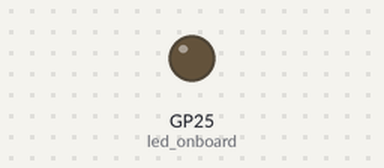
The program below on a simulated Raspberry Pi Pico running MicroPython. Shown: output pins drawn as LEDs (lit = HIGH). The modem accepts every AT command (registered, SIM ready, sends succeed) and sends nothing else; the modem answers ERROR to commands that open or use a data connection; what the program prints to the serial console is not drawn.

Above: at 0.1 s.
At 0.6 s:
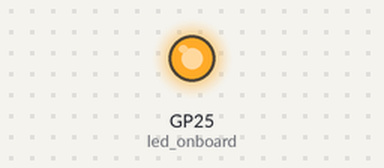
Timing chart, 0 to 3.0 s (numbered marks = the images above):
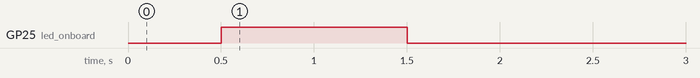

The program:

mpyPico_ESP-01S_TCPclient_2021-02-21a.py
```python
import uos
import machine
import utime
"""
Raspberry Pi Pico/MicroPython + ESP-01S exercise

ESP-01S(ESP8266) with AT-command firmware:
AT version:1.7.4.0(May 11 2020 19:13:04)

Pico send AT command to ESP-01S via UART,
- set in station mode
- join AP
- connect to server ip:port 9999
- send text and wait response
"""
#server port & ip hard-coded,
#have to match with server side setting
server_ip="IP del servidor que se obtiene del comando ipconfig"
server_port=9999

print()
print("Machine: \t" + uos.uname()[4])
print("MicroPython: \t" + uos.uname()[3])

#indicate program started visually
led_onboard = machine.Pin(25, machine.Pin.OUT)
led_onboard.value(0)     # onboard LED OFF/ON for 0.5/1.0 sec
utime.sleep(0.5)
led_onboard.value(1)
utime.sleep(1.0)
led_onboard.value(0)

uart0 = machine.UART(0, baudrate=115200)
print(uart0)

def sendCMD_waitResp(cmd, uart=uart0, timeout=2000):
    print("CMD: " + cmd)
    uart.write(cmd)
    waitResp(uart, timeout)
    print()

def waitResp(uart=uart0, timeout=2000):
    prvMills = utime.ticks_ms()
    resp = b""
    while (utime.ticks_ms()-prvMills)<timeout:
        if uart.any():
            resp = b"".join([resp, uart.read(1)])
    print("resp:")
    try:
        print(resp.decode())
    except UnicodeError:
        print(resp)

# send CMD to uart,
# wait and show response without return
def sendCMD_waitAndShow(cmd, uart=uart0):
    print("CMD: " + cmd)
    uart.write(cmd)
    while True:
        print(uart.readline())

def espSend(text="test", uart=uart0):
    sendCMD_waitResp('AT+CIPSEND=' + str(len(text)) + '\r\n')
    sendCMD_waitResp(text)

sendCMD_waitResp('AT\r\n')          #Test AT startup
sendCMD_waitResp('AT+GMR\r\n')      #Check version information

sendCMD_waitResp('AT+CWMODE?\r\n')  #Query the Wi-Fi mode
sendCMD_waitResp('AT+CWMODE=1\r\n') #Set the Wi-Fi mode 1 = Station mode
sendCMD_waitResp('AT+CWMODE?\r\n')  #Query the Wi-Fi mode again


sendCMD_waitResp('AT+CWJAP="Red Wifi","Clave Wifi"\r\n', timeout=5000) #Connect to AP
sendCMD_waitResp('AT+CIFSR\r\n')    #Obtain the Local IP Address

sendCMD_waitResp('AT+CIPSTART="TCP","' +
                 server_ip +
                 '",' +
                 str(server_port) +
                 '\r\n')
espSend()

while True:
    print('Enter something:')
    msg = input()
    sendCMD_waitResp('AT+CIPSTART="TCP","' +
                 server_ip +
                 '",' +
                 str(server_port) +
                 '\r\n')
    espSend(msg)
```
